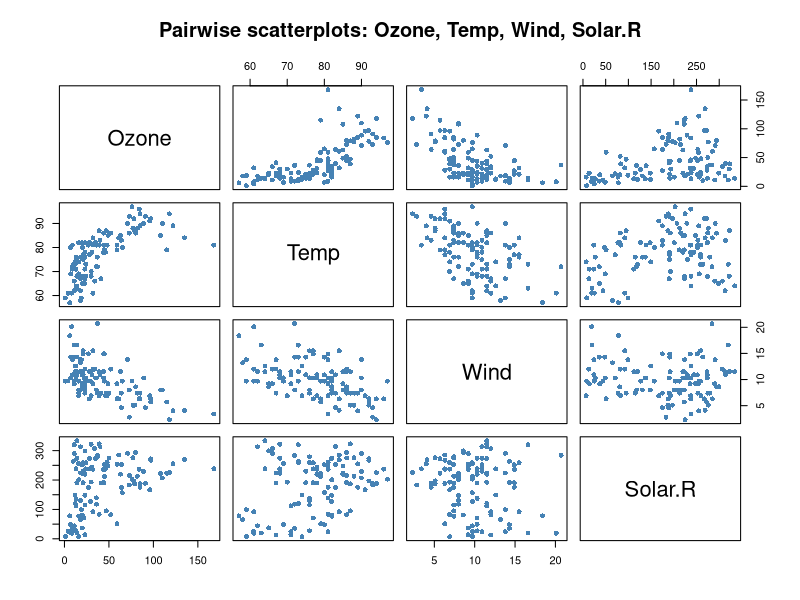
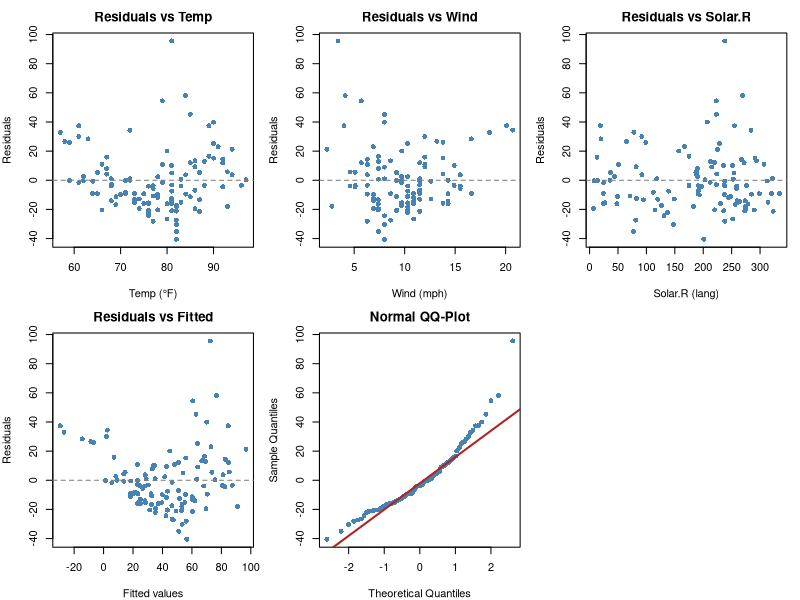
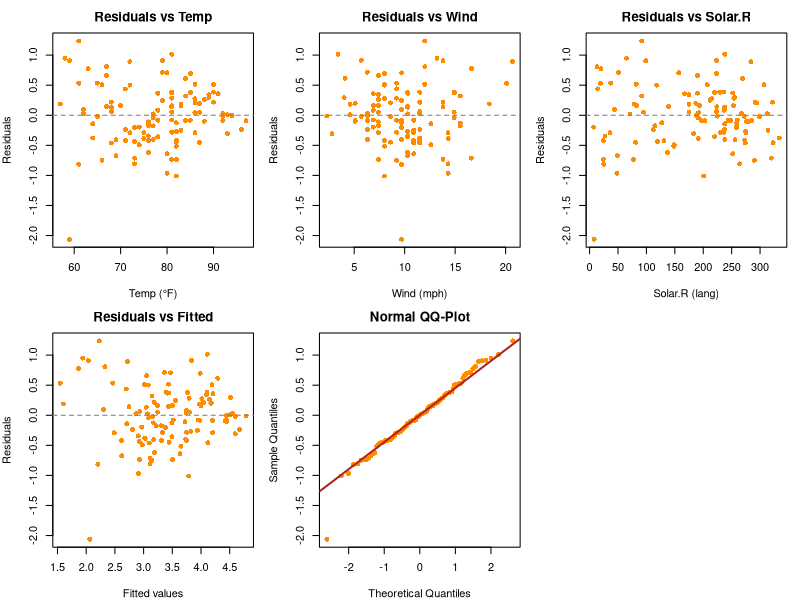

Generate these figures, in order, with R:
## ---- chunk 1
knitr::opts_chunk$set(echo = TRUE, message = FALSE, warning = FALSE)
## ---- chunk 2
data(airquality)
aq <- na.omit(airquality[, c("Ozone", "Temp", "Wind", "Solar.R")])
head(aq)
## ---- chunk 3
pairs(aq,
      main = "Pairwise scatterplots: Ozone, Temp, Wind, Solar.R",
      pch  = 16,
      col  = "steelblue")
## ---- chunk 4
fit <- lm(Ozone ~ Temp + Wind + Solar.R, data = aq)
summary(fit)
## ---- chunk 5
par(mfrow = c(2, 3), mar = c(4, 4, 2.5, 1))

plot(aq$Temp,    residuals(fit),
     xlab = "Temp (°F)",      ylab = "Residuals",
     main = "Residuals vs Temp",    pch = 16, col = "steelblue")
abline(h = 0, lty = 2, col = "gray50")

plot(aq$Wind,    residuals(fit),
     xlab = "Wind (mph)",     ylab = "Residuals",
     main = "Residuals vs Wind",    pch = 16, col = "steelblue")
abline(h = 0, lty = 2, col = "gray50")

plot(aq$Solar.R, residuals(fit),
     xlab = "Solar.R (lang)", ylab = "Residuals",
     main = "Residuals vs Solar.R", pch = 16, col = "steelblue")
abline(h = 0, lty = 2, col = "gray50")

plot(fitted(fit), residuals(fit),
     xlab = "Fitted values",  ylab = "Residuals",
     main = "Residuals vs Fitted",  pch = 16, col = "steelblue")
abline(h = 0, lty = 2, col = "gray50")

qqnorm(residuals(fit), main = "Normal QQ-Plot", pch = 16, col = "steelblue")
qqline(residuals(fit), col = "firebrick", lwd = 2)
## ---- chunk 6
fit_log <- lm(log(Ozone) ~ Temp + Wind + Solar.R, data = aq)
summary(fit_log)
## ---- chunk 7
par(mfrow = c(2, 3), mar = c(4, 4, 2.5, 1))

plot(aq$Temp,    residuals(fit_log),
     xlab = "Temp (°F)",      ylab = "Residuals",
     main = "Residuals vs Temp",    pch = 16, col = "darkorange")
abline(h = 0, lty = 2, col = "gray50")

plot(aq$Wind,    residuals(fit_log),
     xlab = "Wind (mph)",     ylab = "Residuals",
     main = "Residuals vs Wind",    pch = 16, col = "darkorange")
abline(h = 0, lty = 2, col = "gray50")

plot(aq$Solar.R, residuals(fit_log),
     xlab = "Solar.R (lang)", ylab = "Residuals",
     main = "Residuals vs Solar.R", pch = 16, col = "darkorange")
abline(h = 0, lty = 2, col = "gray50")

plot(fitted(fit_log), residuals(fit_log),
     xlab = "Fitted values",  ylab = "Residuals",
     main = "Residuals vs Fitted",  pch = 16, col = "darkorange")
abline(h = 0, lty = 2, col = "gray50")

qqnorm(residuals(fit_log), main = "Normal QQ-Plot", pch = 16, col = "darkorange")
qqline(residuals(fit_log), col = "firebrick", lwd = 2)
## ---- chunk 8
anova(fit_log)
## ---- chunk 9
confint(fit_log, level = 0.95)
## ---- chunk 10
exp(coef(fit_log))
## ---- chunk 11
new_day <- data.frame(Temp = 80, Wind = 10, Solar.R = 200)

exp(predict(fit_log, newdata = new_day))

exp(predict(fit_log, newdata = new_day, interval = "confidence", level = 0.95))

exp(predict(fit_log, newdata = new_day, interval = "prediction",  level = 0.95))
